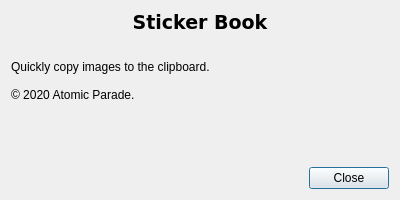
<?xml version="1.0" encoding="UTF-8"?>
<ui version="4.0">
 <class>AboutWindow</class>
 <widget class="QDialog" name="AboutWindow">
  <property name="geometry">
   <rect>
    <x>0</x>
    <y>0</y>
    <width>400</width>
    <height>200</height>
   </rect>
  </property>
  <property name="windowTitle">
   <string>About</string>
  </property>
  <layout class="QGridLayout" name="gridLayout_2">
   <item row="0" column="0">
    <widget class="QLabel" name="lblAppName">
     <property name="sizePolicy">
      <sizepolicy hsizetype="Expanding" vsizetype="Fixed">
       <horstretch>0</horstretch>
       <verstretch>0</verstretch>
      </sizepolicy>
     </property>
     <property name="font">
      <font>
       <family>DejaVu Sans</family>
       <pointsize>14</pointsize>
       <weight>75</weight>
       <bold>true</bold>
      </font>
     </property>
     <property name="text">
      <string>Sticker Book</string>
     </property>
     <property name="alignment">
      <set>Qt::AlignHCenter|Qt::AlignTop</set>
     </property>
    </widget>
   </item>
   <item row="3" column="0">
    <widget class="QDialogButtonBox" name="buttonBox">
     <property name="orientation">
      <enum>Qt::Horizontal</enum>
     </property>
     <property name="standardButtons">
      <set>QDialogButtonBox::Close</set>
     </property>
    </widget>
   </item>
   <item row="1" column="0">
    <spacer name="horizontalSpacer">
     <property name="orientation">
      <enum>Qt::Vertical</enum>
     </property>
     <property name="sizeType">
      <enum>QSizePolicy::Fixed</enum>
     </property>
     <property name="sizeHint" stdset="0">
      <size>
       <width>20</width>
       <height>20</height>
      </size>
     </property>
    </spacer>
   </item>
   <item row="2" column="0">
    <widget class="QLabel" name="lblAppDescription">
     <property name="text">
      <string>&lt;html&gt;&lt;head/&gt;&lt;body&gt;&lt;p&gt;Quickly copy images to the clipboard.&lt;br/&gt;&lt;br/&gt;© 2020 Atomic Parade.&lt;/p&gt;&lt;/body&gt;&lt;/html&gt;</string>
     </property>
     <property name="alignment">
      <set>Qt::AlignLeading|Qt::AlignLeft|Qt::AlignTop</set>
     </property>
     <property name="wordWrap">
      <bool>true</bool>
     </property>
    </widget>
   </item>
  </layout>
 </widget>
 <resources/>
 <connections>
  <connection>
   <sender>buttonBox</sender>
   <signal>accepted()</signal>
   <receiver>AboutWindow</receiver>
   <slot>accept()</slot>
   <hints>
    <hint type="sourcelabel">
     <x>248</x>
     <y>254</y>
    </hint>
    <hint type="destinationlabel">
     <x>157</x>
     <y>274</y>
    </hint>
   </hints>
  </connection>
  <connection>
   <sender>buttonBox</sender>
   <signal>rejected()</signal>
   <receiver>AboutWindow</receiver>
   <slot>reject()</slot>
   <hints>
    <hint type="sourcelabel">
     <x>316</x>
     <y>260</y>
    </hint>
    <hint type="destinationlabel">
     <x>286</x>
     <y>274</y>
    </hint>
   </hints>
  </connection>
 </connections>
</ui>
